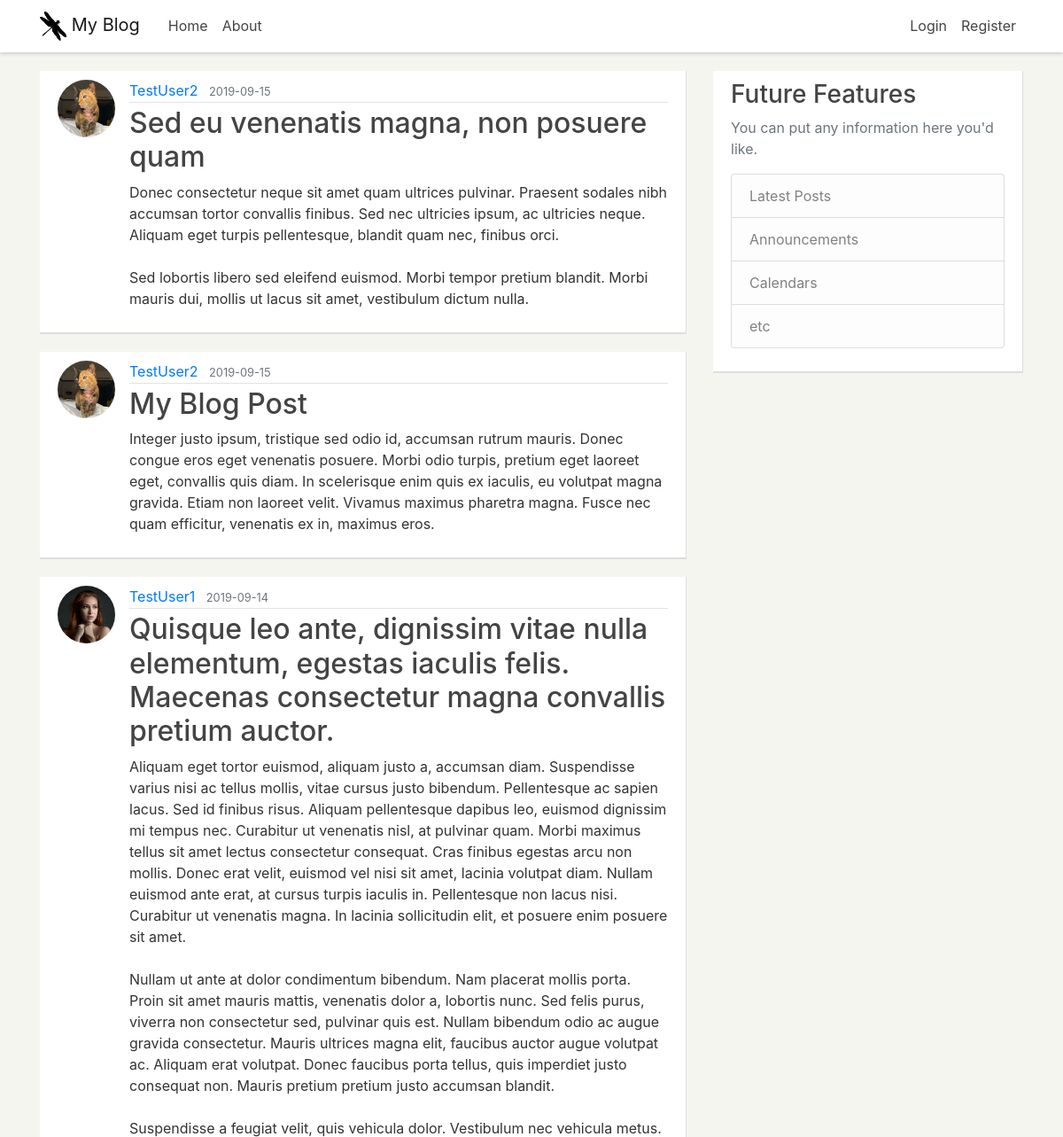
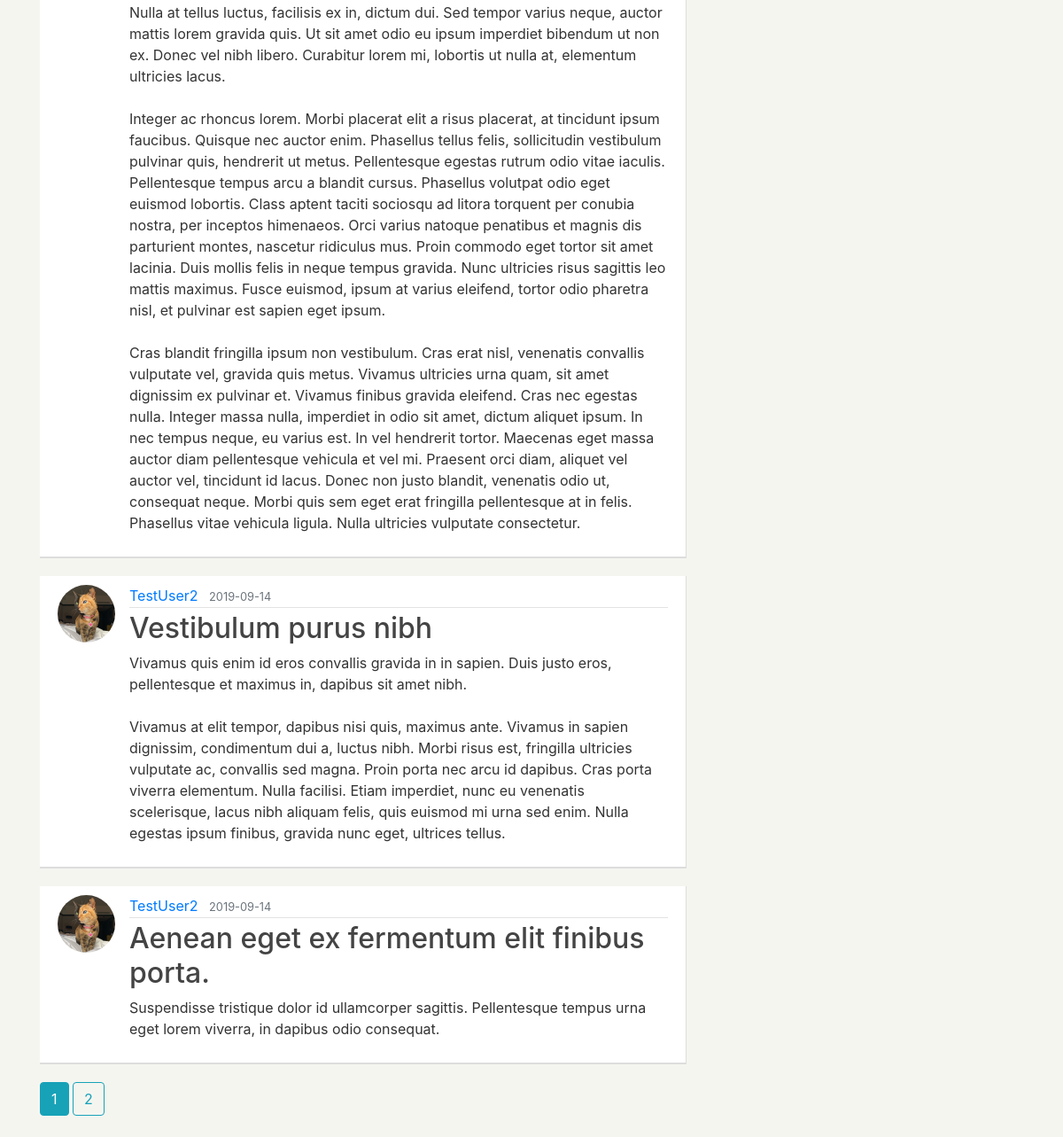
The page /home on the database its author committed (2 pictures, top to bottom).
### pyflaskblog/models.py (models this page shows, shortened)
class Post(db.Model):
	id = db.Column(db.Integer, primary_key=True)
	title = db.Column(db.String(100), nullable=False)
	date_posted = db.Column(db.DateTime, nullable=False, default=datetime.utcnow)
	content = db.Column(db.Text, nullable=False)
	user_id = db.Column(db.Integer, db.ForeignKey('user.id'), nullable=False)

class User(db.Model, UserMixin):
	id = db.Column(db.Integer, primary_key=True)
	username = db.Column(db.String(20), unique=True, nullable=False)
	email = db.Column(db.String(120), unique=True, nullable=False)
	image_file = db.Column(db.String(20), nullable=False, default='default.jpg')
	password = db.Column(db.String(60), nullable=False)
	posts = db.relationship('Post', backref='author', lazy=True)

### pyflaskblog/main/routes.py (the view)
@main.route("/")
@main.route("/home")
def home():
	page = request.args.get('page', 1, type=int)
	posts = Post.query.order_by(Post.date_posted.desc()).paginate(page=page, per_page=5)
	return render_template('home.html', posts=posts)

### pyflaskblog/templates/home.html
{% extends "layout.html" %}
{% block content %}
	{% for post in posts.items %}
		<article class="media content-section">
		  <img class="rounded-circle article-img" src="{{ url_for('static', filename='profile_pics/' + post.author.image_file) }}">
		  <div class="media-body">
		    <div class="article-metadata">
		      <a class="mr-2" href="{{ url_for('users.user_posts', username=post.author.username) }}">{{ post.author.username }}</a>
		      <small class="text-muted">{{ post.date_posted.strftime('%Y-%m-%d') }}</small>
		    </div>
		    <h2><a class="article-title" href="{{ url_for('posts.post', post_id=post.id) }}">{{ post.title }}</a></h2>
		    <p class="article-content">{{ post.content }}</p>
		  </div>
		</article>
	{% endfor %}
	{% for page_num in posts.iter_pages(left_edge=1, right_edge=1, left_current=1, right_current=2) %}
		{% if page_num %}
			{% if posts.page == page_num %}
				<a class="btn btn-info mb-4" href="{{ url_for('main.home', page=page_num) }}">{{ page_num }}</a>
			{% else %}
				<a class="btn btn-outline-info mb-4" href="{{ url_for('main.home', page=page_num) }}">{{ page_num }}</a>
			{% endif %}
		{% else %}
			...
		{% endif %}
	{% endfor %}
{% endblock content %}

### pyflaskblog/static/main.css (style rules this page uses)
body { background: #f5f5f0; color: #333333; margin-top: 5rem; }
h1, h2, h3, h4, h5, h6 { color: #444444; }
.content-section { background: #ffffff; padding: 10px 20px; border-bottom: 2px solid #dddddd; border-right: 1px solid #dddddd; margin-bottom: 20px; }
.article-title { color: #444444; }
.article-content { white-space: pre-line; }
.article-img { height: 65px; width: 65px; margin-right: 16px; }
.article-metadata { padding-bottom: 1px; margin-bottom: 4px; border-bottom: 1px solid #e3e3e3 }

### rows shown on the page
Post: image_file (picture), author.username "TestUser2", date_posted "2019-09-15", title "Sed eu venenatis magna, non posuere quam", content "Donec consectetur neque sit amet quam ultrices pulvinar. Praesent sodales nibh accumsan tortor convallis finibus. Sed nec ultricies ipsum, ac ultricies neque. Aliquam eget turpis pellentesque, blandit quam nec, finibus orci. Sed lobortis libero sed eleifend euismod. Morbi tempor pretium blandit. Morbi mauris dui, mollis ut lacus sit amet, vestibulum dictum nulla."
Post: image_file (picture), author.username "TestUser2", date_posted "2019-09-15", title "My Blog Post", content "Integer justo ipsum, tristique sed odio id, accumsan rutrum mauris. Donec congue eros eget venenatis posuere. Morbi odio turpis, pretium eget laoreet eget, convallis quis diam. In scelerisque enim quis ex iaculis, eu volutpat magna gravida. Etiam non laoreet velit. Vivamus maximus pharetra magna. Fusce nec quam efficitur, venenatis ex in, maximus eros."
Post: image_file (picture), author.username "TestUser1", date_posted "2019-09-14", title "Quisque leo ante, dignissim vitae nulla elementum, egestas iaculis felis. Maecenas consectetur magna convallis pretium auctor.", content "Aliquam eget tortor euismod, aliquam justo a, accumsan diam. Suspendisse varius nisi ac tellus mollis, vitae cursus justo bibendum. Pellentesque ac sapien lacus. Sed id finibus risus. Aliquam pellentesque dapibus leo, euismod dignissim mi tempus nec. Curabitur ut venenatis nisl, at pulvinar quam. Morbi maximus tellus sit amet lectus consectetur consequat. Cras finibus egestas arcu non mollis. Donec erat velit, euismod vel nisi sit amet, lacinia volutpat diam. Nullam euismod ante erat, at cursus turpis iaculis in. Pellentesque non lacus nisi. Curabitur ut venenatis magna. In lacinia sollicitudin elit, et posuere enim posuere sit amet. Nullam ut ante at dolor condimentum bibendum. Nam…"
Post: image_file (picture), author.username "TestUser2", date_posted "2019-09-14", title "Vestibulum purus nibh", content "Vivamus quis enim id eros convallis gravida in in sapien. Duis justo eros, pellentesque et maximus in, dapibus sit amet nibh. Vivamus at elit tempor, dapibus nisi quis, maximus ante. Vivamus in sapien dignissim, condimentum dui a, luctus nibh. Morbi risus est, fringilla ultricies vulputate ac, convallis sed magna. Proin porta nec arcu id dapibus. Cras porta viverra elementum. Nulla facilisi. Etiam imperdiet, nunc eu venenatis scelerisque, lacus nibh aliquam felis, quis euismod mi urna sed enim. Nulla egestas ipsum finibus, gravida nunc eget, ultrices tellus."
Post: image_file (picture), author.username "TestUser2", date_posted "2019-09-14", title "Aenean eget ex fermentum elit finibus porta.", content "Suspendisse tristique dolor id ullamcorper sagittis. Pellentesque tempus urna eget lorem viverra, in dapibus odio consequat."

### other values the page prints
{{ page_num }} "1"
{{ page_num }} "2"
